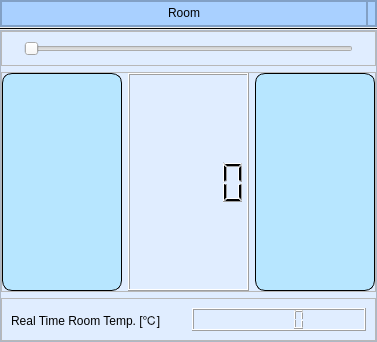
<?xml version="1.0" encoding="UTF-8"?>
<ui version="4.0">
 <class>remoteControl</class>
 <widget class="QDialog" name="remoteControl">
  <property name="geometry">
   <rect>
    <x>0</x>
    <y>0</y>
    <width>377</width>
    <height>342</height>
   </rect>
  </property>
  <property name="windowTitle">
   <string>Dialog</string>
  </property>
  <property name="styleSheet">
   <string notr="true">#frame QLabel
{
	font: 28pt &quot;Times New Roman&quot;;

}</string>
  </property>
  <layout class="QVBoxLayout" name="verticalLayout">
   <property name="spacing">
    <number>0</number>
   </property>
   <property name="leftMargin">
    <number>0</number>
   </property>
   <property name="topMargin">
    <number>0</number>
   </property>
   <property name="rightMargin">
    <number>0</number>
   </property>
   <property name="bottomMargin">
    <number>0</number>
   </property>
   <item alignment="Qt::AlignTop">
    <widget class="QFrame" name="frame">
     <property name="styleSheet">
      <string notr="true">background-color: rgb(169, 208, 255);</string>
     </property>
     <property name="frameShape">
      <enum>QFrame::StyledPanel</enum>
     </property>
     <property name="frameShadow">
      <enum>QFrame::Raised</enum>
     </property>
     <layout class="QHBoxLayout" name="horizontalLayout">
      <property name="spacing">
       <number>0</number>
      </property>
      <property name="leftMargin">
       <number>0</number>
      </property>
      <property name="topMargin">
       <number>0</number>
      </property>
      <property name="rightMargin">
       <number>0</number>
      </property>
      <property name="bottomMargin">
       <number>0</number>
      </property>
      <item>
       <widget class="QFrame" name="frame_4">
        <property name="sizePolicy">
         <sizepolicy hsizetype="Expanding" vsizetype="Preferred">
          <horstretch>0</horstretch>
          <verstretch>0</verstretch>
         </sizepolicy>
        </property>
        <property name="styleSheet">
         <string notr="true"/>
        </property>
        <property name="frameShape">
         <enum>QFrame::StyledPanel</enum>
        </property>
        <property name="frameShadow">
         <enum>QFrame::Raised</enum>
        </property>
        <layout class="QHBoxLayout" name="horizontalLayout_2">
         <property name="leftMargin">
          <number>0</number>
         </property>
         <property name="topMargin">
          <number>0</number>
         </property>
         <property name="rightMargin">
          <number>0</number>
         </property>
         <property name="bottomMargin">
          <number>0</number>
         </property>
         <item alignment="Qt::AlignHCenter|Qt::AlignVCenter">
          <widget class="QLabel" name="roomNameLabel">
           <property name="text">
            <string>Room</string>
           </property>
          </widget>
         </item>
        </layout>
       </widget>
      </item>
      <item alignment="Qt::AlignRight|Qt::AlignBottom">
       <widget class="QFrame" name="frame_3">
        <property name="frameShape">
         <enum>QFrame::StyledPanel</enum>
        </property>
        <property name="frameShadow">
         <enum>QFrame::Raised</enum>
        </property>
        <layout class="QVBoxLayout" name="verticalLayout_2">
         <property name="leftMargin">
          <number>0</number>
         </property>
         <property name="topMargin">
          <number>0</number>
         </property>
         <property name="rightMargin">
          <number>0</number>
         </property>
         <item>
          <widget class="QLabel" name="OnOffLabel">
           <property name="text">
            <string/>
           </property>
           <property name="pixmap">
            <pixmap resource="resources.qrc">:/images/OFF.png</pixmap>
           </property>
          </widget>
         </item>
        </layout>
       </widget>
      </item>
     </layout>
    </widget>
   </item>
   <item>
    <widget class="Line" name="line">
     <property name="frameShadow">
      <enum>QFrame::Plain</enum>
     </property>
     <property name="orientation">
      <enum>Qt::Horizontal</enum>
     </property>
    </widget>
   </item>
   <item>
    <widget class="QFrame" name="functionsFrame">
     <property name="sizePolicy">
      <sizepolicy hsizetype="Preferred" vsizetype="Expanding">
       <horstretch>0</horstretch>
       <verstretch>0</verstretch>
      </sizepolicy>
     </property>
     <property name="styleSheet">
      <string notr="true">#functionsFrame{
	background-color: rgb(224, 237, 255);
}

QPushButton
{
	font: 15pt &quot;Times New Roman&quot;;
	font-color: black;
	background: rgb(183, 230, 255);
	border-radius: 10px;
	border: 1px solid;
}

QPushButton::hover
{
	background: rgb(183, 230, 0);
}

QPushButton::pressed
{
	background: rgb(100, 150, 0);
}
</string>
     </property>
     <property name="frameShape">
      <enum>QFrame::StyledPanel</enum>
     </property>
     <property name="frameShadow">
      <enum>QFrame::Raised</enum>
     </property>
     <layout class="QVBoxLayout" name="verticalLayout_3">
      <property name="leftMargin">
       <number>0</number>
      </property>
      <property name="topMargin">
       <number>0</number>
      </property>
      <property name="rightMargin">
       <number>0</number>
      </property>
      <property name="bottomMargin">
       <number>0</number>
      </property>
      <item>
       <widget class="QFrame" name="frame_6">
        <property name="frameShape">
         <enum>QFrame::StyledPanel</enum>
        </property>
        <property name="frameShadow">
         <enum>QFrame::Raised</enum>
        </property>
        <layout class="QHBoxLayout" name="horizontalLayout_4">
         <item>
          <widget class="QLabel" name="label_2">
           <property name="text">
            <string/>
           </property>
           <property name="pixmap">
            <pixmap resource="resources.qrc">:/images/WARM.png</pixmap>
           </property>
          </widget>
         </item>
         <item>
          <widget class="QSlider" name="tempStateSlider">
           <property name="maximum">
            <number>1</number>
           </property>
           <property name="pageStep">
            <number>1</number>
           </property>
           <property name="orientation">
            <enum>Qt::Horizontal</enum>
           </property>
           <property name="tickPosition">
            <enum>QSlider::NoTicks</enum>
           </property>
          </widget>
         </item>
         <item>
          <widget class="QLabel" name="label_3">
           <property name="text">
            <string/>
           </property>
           <property name="pixmap">
            <pixmap resource="resources.qrc">:/images/COLD.png</pixmap>
           </property>
          </widget>
         </item>
        </layout>
       </widget>
      </item>
      <item>
       <widget class="QFrame" name="frame_5">
        <property name="frameShape">
         <enum>QFrame::StyledPanel</enum>
        </property>
        <property name="frameShadow">
         <enum>QFrame::Raised</enum>
        </property>
        <layout class="QHBoxLayout" name="horizontalLayout_3">
         <property name="leftMargin">
          <number>0</number>
         </property>
         <property name="topMargin">
          <number>0</number>
         </property>
         <property name="rightMargin">
          <number>0</number>
         </property>
         <property name="bottomMargin">
          <number>0</number>
         </property>
         <item>
          <widget class="QPushButton" name="decreaseTempPushBtn">
           <property name="sizePolicy">
            <sizepolicy hsizetype="Minimum" vsizetype="Expanding">
             <horstretch>0</horstretch>
             <verstretch>0</verstretch>
            </sizepolicy>
           </property>
           <property name="text">
            <string/>
           </property>
           <property name="icon">
            <iconset resource="resources.qrc">
             <normaloff>:/icons/icons8-subtract-24.png</normaloff>:/icons/icons8-subtract-24.png</iconset>
           </property>
          </widget>
         </item>
         <item>
          <widget class="QLCDNumber" name="wantedTempLCDDisp"/>
         </item>
         <item>
          <widget class="QPushButton" name="increaseTempPushBtn">
           <property name="sizePolicy">
            <sizepolicy hsizetype="Minimum" vsizetype="Expanding">
             <horstretch>0</horstretch>
             <verstretch>0</verstretch>
            </sizepolicy>
           </property>
           <property name="text">
            <string/>
           </property>
           <property name="icon">
            <iconset resource="resources.qrc">
             <normaloff>:/icons/icons8-plus-24.png</normaloff>:/icons/icons8-plus-24.png</iconset>
           </property>
          </widget>
         </item>
        </layout>
       </widget>
      </item>
      <item>
       <widget class="QFrame" name="frame_7">
        <property name="frameShape">
         <enum>QFrame::StyledPanel</enum>
        </property>
        <property name="frameShadow">
         <enum>QFrame::Raised</enum>
        </property>
        <layout class="QHBoxLayout" name="horizontalLayout_5">
         <item>
          <widget class="QLabel" name="label_4">
           <property name="styleSheet">
            <string notr="true">font: 14pt &quot;Times New Roman&quot;;</string>
           </property>
           <property name="text">
            <string>Real Time Room Temp. [℃]</string>
           </property>
          </widget>
         </item>
         <item>
          <widget class="QLCDNumber" name="roomTempLCDDisp"/>
         </item>
        </layout>
       </widget>
      </item>
     </layout>
    </widget>
   </item>
  </layout>
 </widget>
 <resources>
  <include location="resources.qrc"/>
 </resources>
 <connections/>
</ui>
